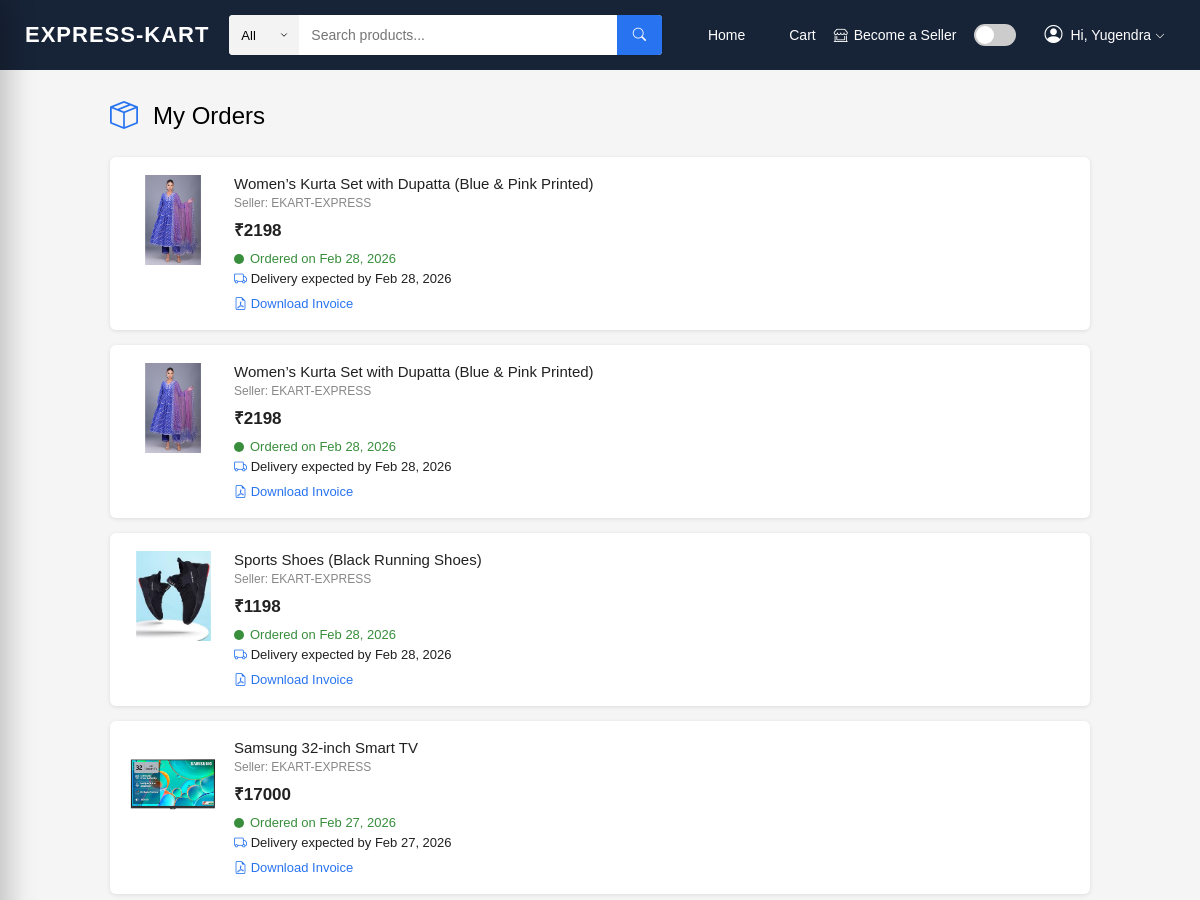
The page /user/my-orders (signed in, upper part) on the database as committed earlier.
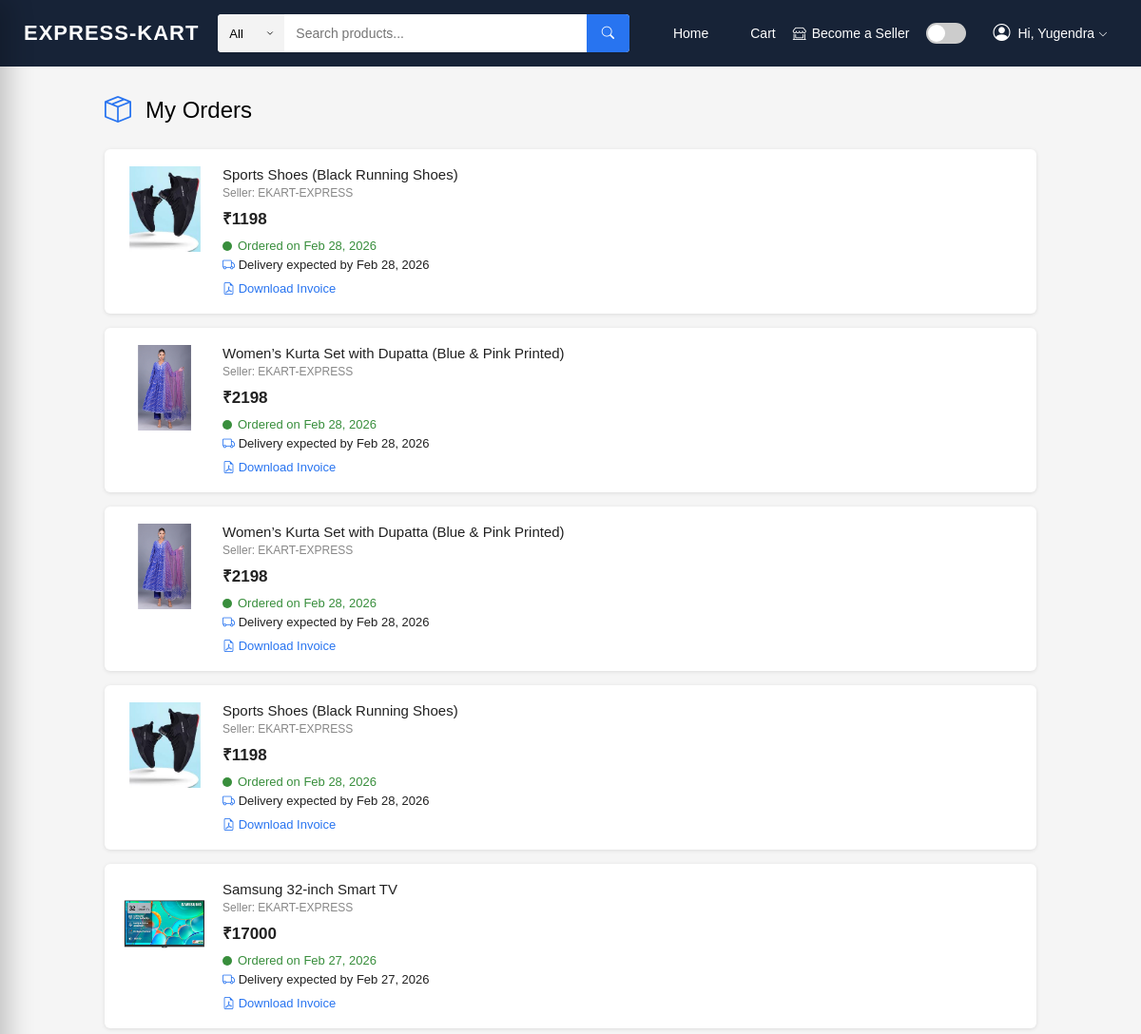
The same page on the database as committed later.
### tables this page shows
CREATE TABLE orders (
        order_id INTEGER PRIMARY KEY AUTOINCREMENT,
        user_id INTEGER,
        razorpay_order_id TEXT,
        razorpay_payment_id TEXT,
        amount REAL,
        payment_status TEXT,
        created_at DATETIME DEFAULT CURRENT_TIMESTAMP, address TEXT,
        FOREIGN KEY (user_id) REFERENCES users (user_id)
    );

### app.py (the view)
@app.route('/user/my-orders')
def my_orders():
    if 'user_id' not in session:
        flash("Please login!", "danger")
        return redirect('/user-login')
    conn = get_db_connection()
    cursor = conn.cursor()
    cursor.execute("""
        SELECT o.*,
            (SELECT p.name FROM order_items oi
             JOIN products p ON oi.product_id = p.product_id
             WHERE oi.order_id = o.order_id LIMIT 1) as product_name,
            (SELECT p.image FROM order_items oi
             JOIN products p ON oi.product_id = p.product_id
             WHERE oi.order_id = o.order_id LIMIT 1) as product_image
        FROM orders o
        WHERE o.user_id = ?
        ORDER BY o.created_at DESC
    """, (session['user_id'],))
    orders = cursor.fetchall()
    cursor.close()
    conn.close()
    return render_template("user/my_orders.html", orders=orders)

### app.py (called while the page is built)
def get_db_connection():
    conn = sqlite3.connect(config.DB_PATH)
    conn.row_factory = sqlite3.Row
    return conn

@app.template_filter('strftime')
def strftime_filter(date_str, format='%b %d, %Y'):
    if not date_str:
        return ""
    if isinstance(date_str, str):
        try:
            from datetime import datetime
            dt = datetime.strptime(date_str, '%Y-%m-%d %H:%M:%S')
            return dt.strftime(format)
        except Exception:
            return date_str
    return date_str.strftime(format)

### templates/user/my_orders.html (shortened to what this page needs)
{% extends 'base.html' %}
{% block content %}
<div style="max-width: 1000px; margin: 30px auto; padding: 0 10px;">
    <div style="display: flex; align-items: center; gap: 15px; margin-bottom: 25px;">
        <i class="bi bi-box-seam" style="font-size: 28px; color: #2874f0;"></i>
        <h1 style="font-size: 24px; font-weight: 500; margin: 0;">My Orders</h1>
    </div>
    {% if not orders %}
    <div class="success-container">
        <img src="https://rukminim2.flixcart.com/www/800/800/promos/16/05/2019/d438a32e-765a-4d8b-b4a6-520b560971e8.png?q=90"
            width="200" style="margin-bottom: 20px;">
        <h3>You have no orders yet!</h3>
        <p style="color: #878787; margin-bottom: 20px;">Start shopping to see your orders here.</p>
        <a href="/user/products" class="btn-delivery"
            style="background: #2874f0; text-decoration: none; padding: 12px 60px;">Shop Now</a>
    </div>
    {% else %}
    <div class="orders-list">
        {% for order in orders %}
        <div class="order-card-mobile" onclick="window.location.href='/user/order-success/{{ order.order_id }}';"
            style="cursor: pointer;">
            <div class="ocm-img">
                <img src="/static/uploads/product_images/{{ order.product_image }}" alt="{{ order.product_name }}">
            </div>
            <div class="ocm-info">
                <div class="ocm-name">{{ order.product_name }}</div>
                <div class="ocm-seller">Seller: EKART-EXPRESS</div>
                <div class="ocm-price">₹{{ order.amount|int }}</div>
                <div class="ocm-status">
                    <span class="status-dot status-success"></span>
                    <span>Ordered on {{ order.created_at | strftime('%b %d, %Y') }}</span>
                </div>
                <div class="ocm-delivery">
                    <i class="bi bi-truck" style="color: #2874f0;"></i>
                    Delivery expected by {{ order.created_at | strftime('%b %d, %Y') }}
                </div>
                <a href="/user/download-invoice/{{ order.order_id }}" onclick="event.stopPropagation();"
                    class="ocm-invoice">
                    <i class="bi bi-file-earmark-pdf"></i> Download Invoice
                </a>
            </div>
        </div>
        {% endfor %}
    </div>
    {% endif %}
</div>
{% endblock %}

Rows that differ between the two databases and show on the page:
added orders: product_name "Sports Shoes (Black Running Shoes)", amount "1198", created_at|strftime "Feb 28, 2026"
